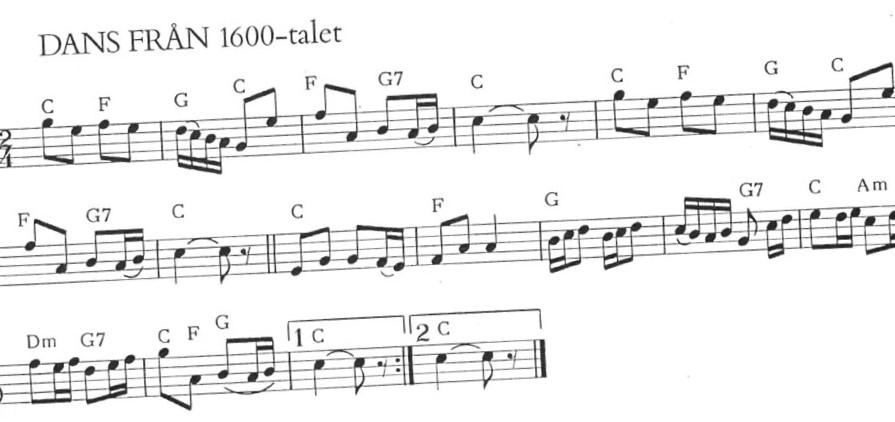
%> input picture Images_Training/im1s_rotated.jpg, 895 x 422 px
$ octave rotate_test.m   (GNU Octave 9; MATLAB toolbox functions it lacks are replaced by stand-ins)
%> lines starting %> are read from the running program, lines starting %| are printed output that depends on the picture; in (x1, y1, x2, y2) boxes, pixels count from 0 and x2, y2 are one past the last pixel; in counts of white or black regions, pixels touching at a corner belong together; the program's own positions count from 1
%> further down, im is the input picture: size 422x895x3 uint8; min 3, max 255, mean 238.8
### invertAndRotate.m
%%%%%%%%%%%%%%%%%%%%%%%%%%
function [res_bw,res] = invertAndRotate(im)
%INVERTANDROTATEIMG Rotate image, so staff lines are horizontal
%  im: input image
%
%  res_bw: the resulting (rotated) image, binary
%  res:    the resulting image, same type as im
%  both resulting images are the inverted (complement) version,
%  i.e. the staff and notes have value 1 (255) and the rest 0
%%%%%%%%%%%%%%%%%%%%%%%%%%

% Make binary and invert im (0->1, 1->0)
level = graythresh(im);
%> level = 0.718
BW = imcomplement(im2bw(im,level));
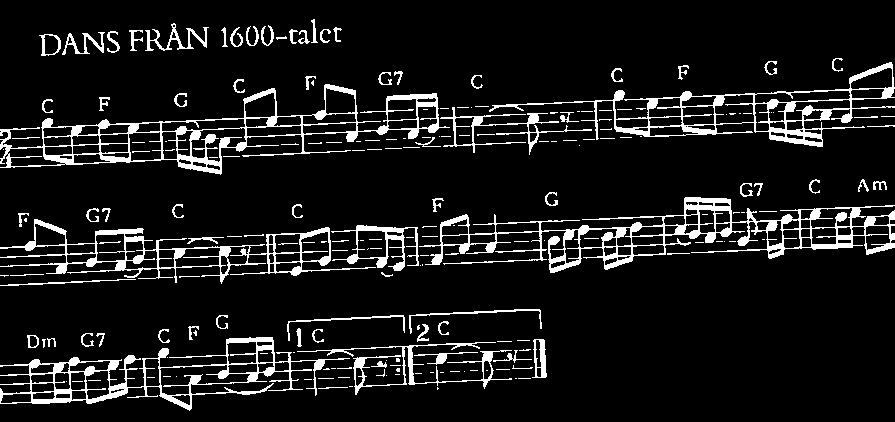
%> BW: size 422x895 logical; 9.4% white; 203 white regions (118 under 20 px), largest, box (x1, y1, x2, y2) and area: (419, 197, 895, 273) 6868, (0, 84, 450, 175) 5834, (0, 337, 350, 411) 4447

% Compute Hough transform - rough - to find the approximated max peak
[H, theta, rho] = hough(BW);
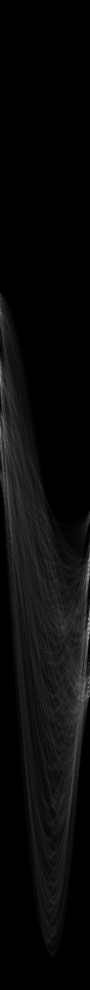
%> H: size 1979x180 double (shown at 1/2 size); min 0, max 441, mean 18; drawn with min black and max white
%> theta = 180 values from -90 to 89; rho = 1979 values from -989 to 989
peaks = houghpeaks(H);
%> peaks = [1248 178]
theta_peak = theta(peaks(2));
%> theta_peak = 87

% Do a second - more detailed - Hough transform around the max angle
% to find the value
theta_range = theta_peak-2 : 0.001 : theta_peak+2;
%> theta_range = 4001 values from 85 to 89

% Remove unvalid theta values (that hough transform cannot handle)
theta_range = theta_range(theta_range < 90);
theta_range = theta_range(theta_range >= -90);

[H, theta, rho] = hough(BW, 'Theta', theta_range);
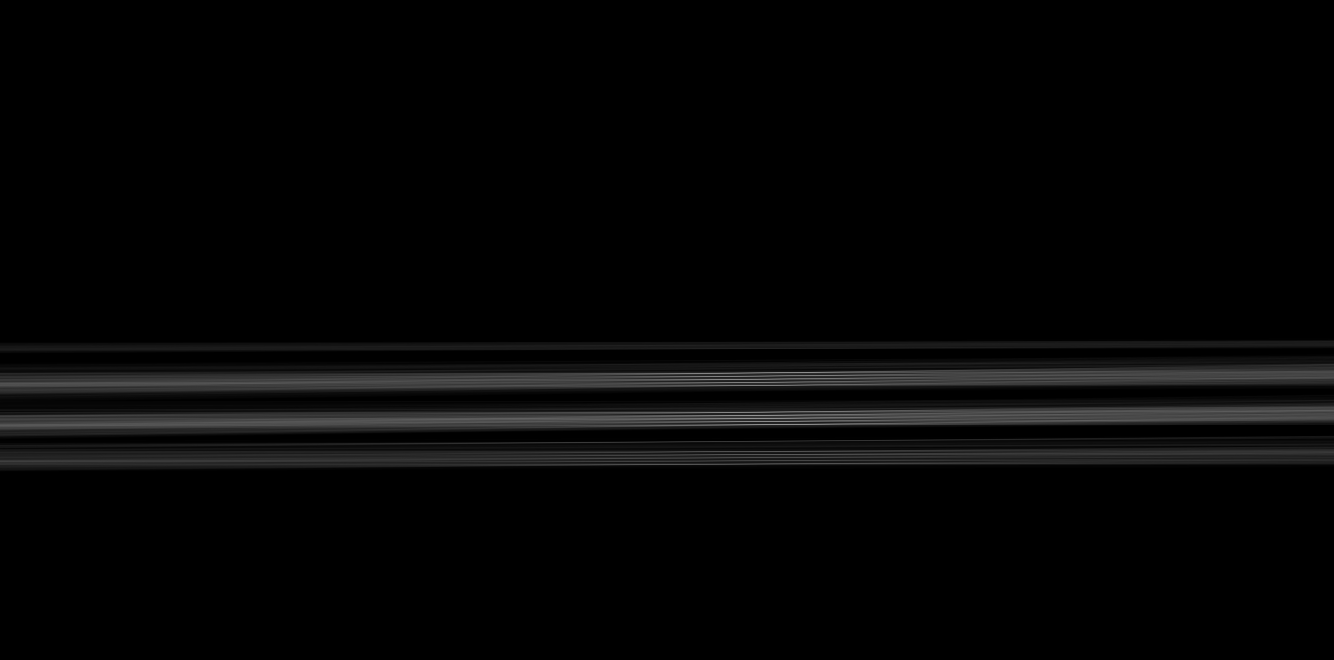
%> H: size 1979x4001 double (shown at 1/3 size); min 0, max 812, mean 18; drawn with min black and max white
%> theta = 4001 values from 85 to 89
peaks = houghpeaks(H);
%> peaks = [1119 2290]
theta_peak = theta(peaks(2));
%> theta_peak = 87.29

% Rotate the image (OBS! Handle clockwise and counterclockwise rotation)

im = imcomplement(im);  % to avoid the added areas after rotation to be visible
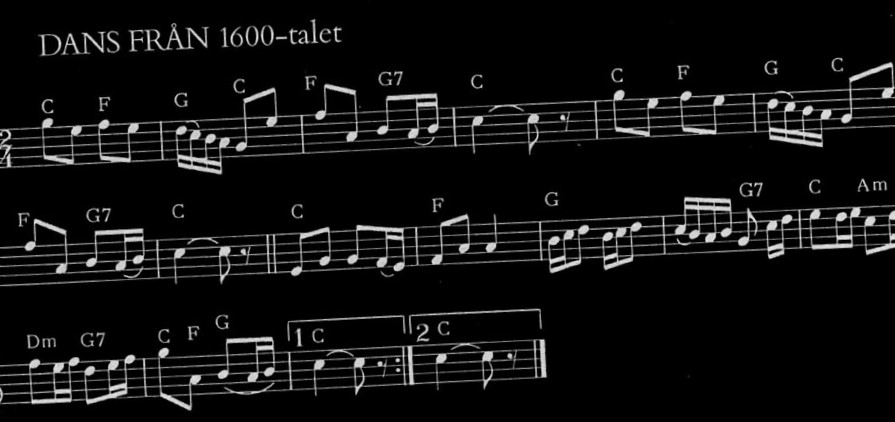
%> im: size 422x895x3 uint8; min 0, max 252, mean 16.2
if(theta_peak > 0)
    rot_angle = -(90 - theta_peak);
%> rot_angle = -2.71
else
    rot_angle = 90 + theta_peak;
end

im2 = imrotate(im, rot_angle, 'bicubic', 'crop');
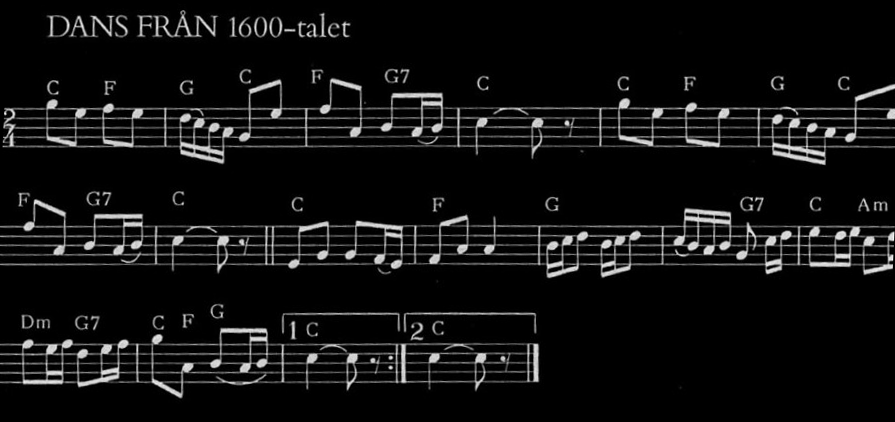
%> im2: size 422x895x3 uint8; min 0, max 247, mean 16.2

% Result
level = graythresh(im2);
%> level = 0.278
res_bw = im2bw(im2,level);
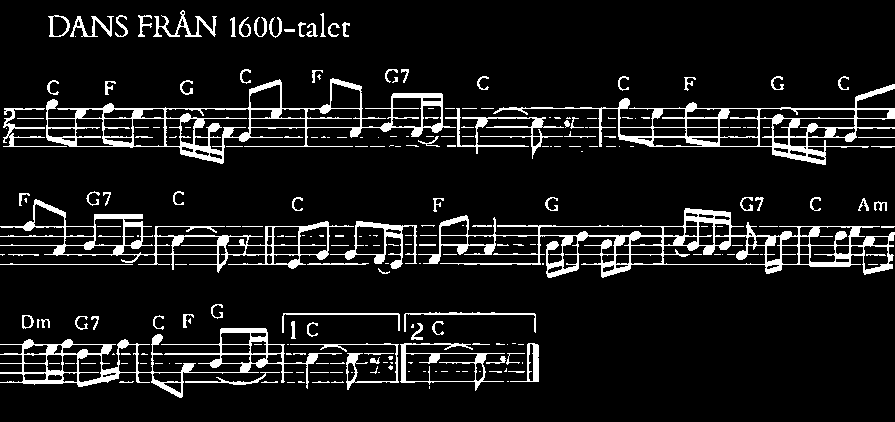
%> res_bw: size 422x895 logical; 9.4% white; 239 white regions (143 under 20 px), largest, box (x1, y1, x2, y2) and area: (418, 208, 895, 278) 6762, (46, 78, 456, 164) 5360, (493, 84, 895, 165) 4275
res = im2;

end

### Tests/rotate_test.m
% Read image
filename = '././Images_Training/im1s_rotated.jpg';
im = imread(filename);

[im2_BW, im2] = invertAndRotate(im);

figure
subplot(2,1,1)
imshow(im2)
subplot(2,1,2)
imshow(im2_BW)
